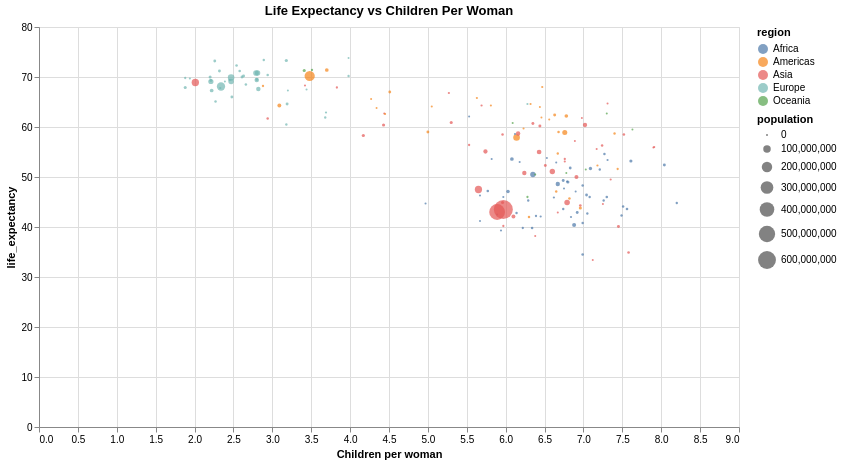

Write notebook code for a chart like this one.
### Markdown cell above
**Question 4.3** 
<br> {points: 3}

Using `title_plot` from **Question 4.2**, let's now assign proper titles for the axis and the legends. The titles should include spaces instead of underscores and have appropriate capitalization.

To do this, we need to assign our desired axis title as a string to the encoding porting of the plot.

Let's change the x axis label as an example. We want to change the title for this axis to `Children per woman`.

### Code cell
title_plot.encoding.x.title = 'Children per woman'
title_plot

### Figure 1 — Vega-Lite specification as saved in the notebook (floating-point values rounded to 4 significant figures; data arrays with more than 128 entries replaced by an {"elided": "..."} marker saying what was removed)
{"config": {"view": {"continuousWidth": 400, "continuousHeight": 300}}, "data": {"name": "data-902b4395b11aba95e101636058f50bd9"}, "mark": "circle", "encoding": {"color": {"type": "nominal", "field": "region"}, "size": {"type": "quantitative", "field": "population"}, "x": {"type": "quantitative", "field": "children_per_woman", "title": "Children per woman"}, "y": {"type": "quantitative", "field": "life_expectancy"}}, "height": 400, "title": "Life Expectancy vs Children Per Woman", "width": 700, "$schema": "https://vega.github.io/schema/vega-lite/v4.8.1.json", "datasets": {"data-902b4395b11aba95e101636058f50bd9": {"elided": "178 records"}}}
